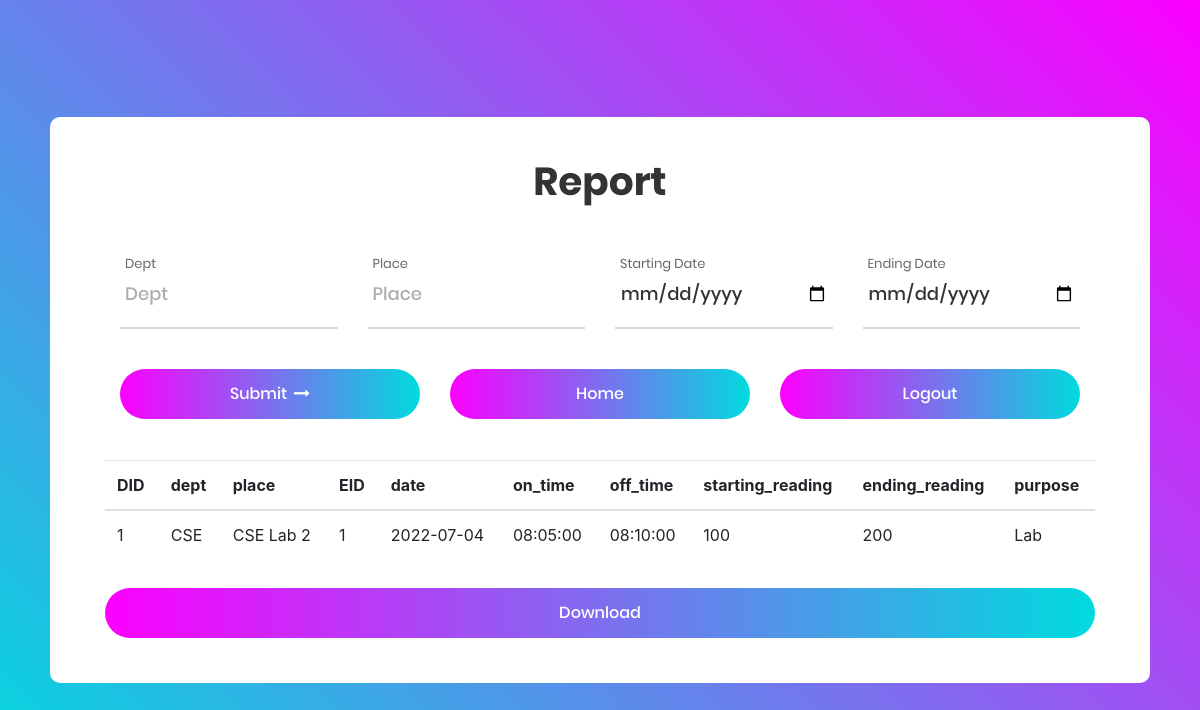
/user/principal/index.php?place=CSE Lab 2 (signed in), run on the app's committed database.
### tables this page shows
CREATE TABLE `details` (
  `id` int(11) NOT NULL,
  `dept` varchar(100) NOT NULL,
  `place` text NOT NULL
);

CREATE TABLE `entry` (
  `id` int(11) NOT NULL,
  `date` date NOT NULL DEFAULT current_timestamp(),
  `on_time` time NOT NULL DEFAULT current_timestamp(),
  `off_time` time NOT NULL DEFAULT current_timestamp(),
  `starting_reading` float NOT NULL,
  `ending_reading` float NOT NULL,
  `purpose` text NOT NULL
);

### user/principal/index.php (the view, shortened to what this page needs)
<?php
	include 'settings.php';
?>
<!DOCTYPE html>
<html lang="en">
<head>
	<link rel="stylesheet" href="../style.css">
	<link href="https://getbootstrap.com/docs/4.3/dist/css/bootstrap.min.css" rel="stylesheet">
</head>
<body>
	<div class="container-contact100">
		<div class="wrap-contact100" style="width:1100px;">
			<form class="contact100-form validate-form" method="GET">
				<span class="contact100-form-title">Report</span>
				<div class="container">
					<div class="row">
						<div class="col-sm">
							<div class="wrap-input100 validate-input" data-validate="Dept is required">
								<span class="label-input100">Dept</span>
								<input class="input100" type="text" list="dept" name="dept" placeholder="Dept" id="Dept" value="" onblur="getPlace(this)">
								<span class="focus-input100"></span>
							</div>
						</div>
						<div class="col-sm">
							<div class="wrap-input100 validate-input" data-validate="Place is required">
								<span class="label-input100">Place</span>
								<input class="input100" type="text" list="place" name="place" placeholder="Place" value="">
								<span class="focus-input100"></span>
							</div>
						</div>
						<div class="col-sm">
							<div class="wrap-input100 validate-input" data-validate="Date is required">
								<span class="label-input100">Starting Date</span>
								<input class="input100" type="date" name="Sdate" placeholder="Date" value="">
								<span class="focus-input100"></span>
							</div>
						</div>
						<div class="col-sm">
							<div class="wrap-input100 validate-input" data-validate="Date is required">
								<span class="label-input100">Ending Date</span>
								<input class="input100" type="date" name="Edate" placeholder="Date" value="">
								<span class="focus-input100"></span>
							</div>
						</div>
					</div>
				</div>
				<div class="container">
					<div class="row">
						<div class="col-sm">
							<div class="container-contact100-form-btn">
								<div class="wrap-contact100-form-btn">
									<div class="contact100-form-bgbtn"></div>
									<button class="contact100-form-btn"><span>Submit<i class="fa fa-long-arrow-right m-l-7" aria-hidden="true"></i></span></button>
								</div>
							</div>
						</div>
						<div class="col-sm">
							<div class="container-contact100-form-btn">
								<div class="wrap-contact100-form-btn">
									<div class="contact100-form-bgbtn"></div>
									<a href="index.php" class="contact100-form-btn">Home</a>
								</div>
							</div>
						</div>
						<div class="col-sm">
							<div class="container-contact100-form-btn">
								<div class="wrap-contact100-form-btn">
									<div class="contact100-form-bgbtn"></div>
									<a href="../../includes/logout.php" class="contact100-form-btn">Logout</a>
								</div>
							</div>
						</div>
					</div>
				</div>
				<?php
					if(isset($_GET['place'])) {
						$condition = '';
						if($_GET['place'] != '') {
							$condition .= " AND details.place = '".$_GET['place']."'";
						}
						$sql = "SELECT details.id as 'DID', details.dept, details.place, entry.`id` as 'EID', entry.`date`, entry.`on_time`, entry.`off_time`, entry.`starting_reading`, entry.`ending_reading`, entry.`purpose` FROM details, entry, relation WHERE
						relation.details = details.id AND relation.entry = entry.`id` ".$condition." ORDER BY `details`.`dept`, `details`.`place` ASC";
						$result = mysqli_query($conn, $sql);
						echo '<table class="cont table table-hover" style="margin-top:41px;"><thead><tr>';
						$outputData = array();
						if (mysqli_num_rows($result) > 0) {
							while($row = mysqli_fetch_assoc($result)) {
								if(empty($outputData)) {
									$outputData = $row;
									foreach($outputData as $col => $val) {
										echo "<th scope='col'>" . $col . '</th>';
									}
									echo '</tr></thead><tbody>';
								}
								echo '<tr>';
								foreach($row as $data) {
									echo '<td>'.$data.'</td>';
								}
								echo '</tr>';
							}
						}
						echo '</tbody></table>';
				?>
			<div class="container-contact100-form-btn">
				<div class="wrap-contact100-form-btn">
					<div class="contact100-form-bgbtn"></div>
						<a href="<?php echo 'index.php?place='.$_GET['place'].'&Sdate='.$_GET['Sdate'].'&Edate='.$_GET['Edate'].'&csv='; ?>" class="contact100-form-btn">Download</a>
					</div>
				</div>
			</div>
				<?php
					}
				?>
		</div>
</body>
</html>

### data on the page
details: col "DID", col "dept", col "place", col "EID", col "date", col "on_time", col "off_time", col "starting_reading", col "ending_reading", col "purpose", data "1", dept "CSE", place "CSE Lab 2", entry.date "2022-07-04", entry.on_time "08:05:00", entry.off_time "08:10:00", entry.starting_reading "100", entry.ending_reading "200", entry.purpose "Lab"
